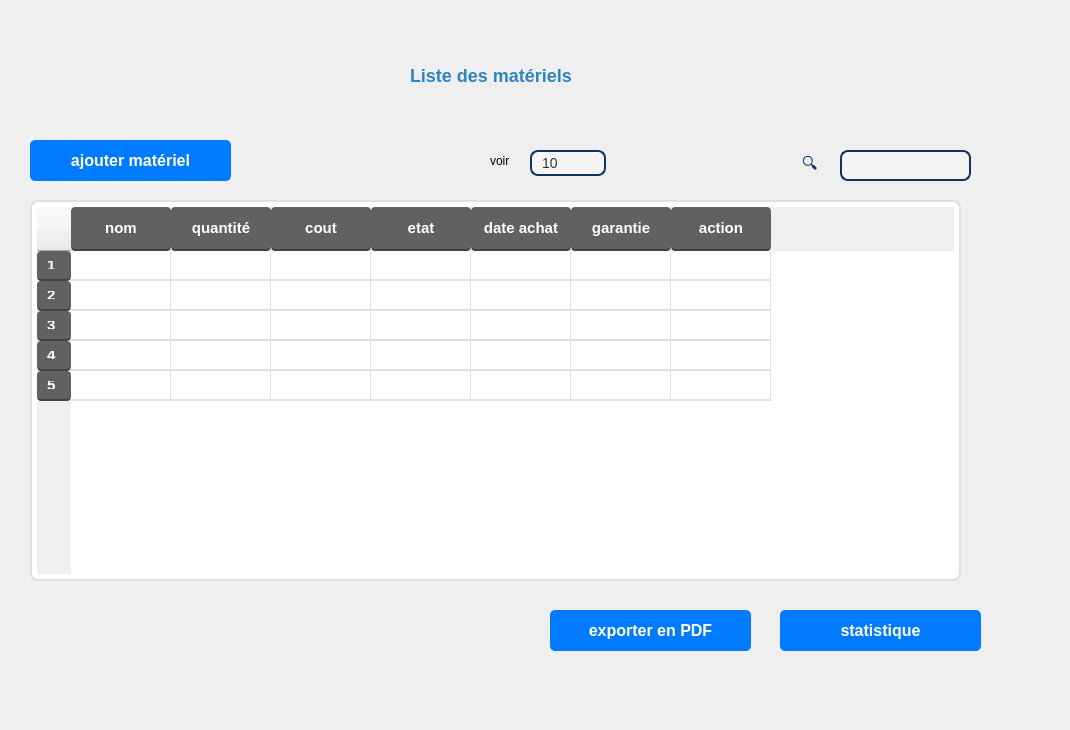
          <widget class="QWidget" name="page_9">
           <widget class="QWidget" name="maincontent_5" native="true">
            <property name="geometry">
             <rect>
              <x>-20</x>
              <y>10</y>
              <width>1061</width>
              <height>711</height>
             </rect>
            </property>
            <property name="sizePolicy">
             <sizepolicy hsizetype="Preferred" vsizetype="Preferred">
              <horstretch>10</horstretch>
              <verstretch>16</verstretch>
             </sizepolicy>
            </property>
            <property name="styleSheet">
             <string notr="true">QWidget#maincontent
 {
    background-color: white;
}
</string>
            </property>
            <widget class="QPushButton" name="pushButton_10">
             <property name="geometry">
              <rect>
               <x>570</x>
               <y>600</y>
               <width>201</width>
               <height>41</height>
              </rect>
             </property>
             <property name="styleSheet">
              <string notr="true">QPushButton {
    background-color: #007bff;  /* Bleu */
    color: white;
    border-radius: 5px;
    padding: 8px 15px;
    font-size: 12pt;
    font-weight: bold;
}

QPushButton:hover {
    background-color: #0056b3;  /* Bleu foncé au survol */
}

</string>
             </property>
             <property name="text">
              <string>exporter en PDF</string>
             </property>
            </widget>
            <widget class="QLabel" name="label_56">
             <property name="geometry">
              <rect>
               <x>810</x>
               <y>140</y>
               <width>81</width>
               <height>31</height>
              </rect>
             </property>
             <property name="styleSheet">
              <string notr="true">QLabel {
    font-size: 16px;
    color: #0f3460;
    padding-left: 8px;
}
</string>
             </property>
             <property name="text">
              <string>🔍</string>
             </property>
            </widget>
            <widget class="QLineEdit" name="lineEdit_24">
             <property name="geometry">
              <rect>
               <x>860</x>
               <y>140</y>
               <width>131</width>
               <height>31</height>
              </rect>
             </property>
             <property name="styleSheet">
              <string notr="true">QLineEdit {
    background-color: #f5f5f5;  /* Fond gris clair moderne */
    border: 2px solid #0f3460;  /* Bordure bleu foncé */
    border-radius: 8px;  /* Coins arrondis */
    padding: 8px 12px;  /* Espacement du texte */
    font-size: 14px;
    color: #333;  /* Couleur du texte */
}

QLineEdit:focus {
    border: 2px solid #e94560;  /* Bordure rouge clair quand on clique */
    background-color: white;  /* Fond blanc au focus */
}
</string>
             </property>
            </widget>
            <widget class="QLabel" name="label_57">
             <property name="geometry">
              <rect>
               <x>510</x>
               <y>140</y>
               <width>63</width>
               <height>21</height>
              </rect>
             </property>
             <property name="text">
              <string>voir </string>
             </property>
            </widget>
            <widget class="QComboBox" name="comboBox_4">
             <property name="geometry">
              <rect>
               <x>550</x>
               <y>140</y>
               <width>76</width>
               <height>26</height>
              </rect>
             </property>
             <property name="styleSheet">
              <string notr="true">QComboBox {
    background-color: #f5f5f5;  /* Fond gris clair */
    border: 2px solid #0f3460;  /* Bordure bleu foncé */
    border-radius: 8px;  /* Coins arrondis */
    padding: 5px 10px;  /* Espacement interne */
    font-size: 14px;
    color: #333;  /* Texte noir */
}

QComboBox::drop-down {
    border: none;
    background: transparent;
    width: 25px;
}

QComboBox::down-arrow {
    image: url(dropdown-icon.png);  /* Icône personnalisée */
    width: 16px;
    height: 16px;
}

QComboBox QAbstractItemView {
    background-color: white;
    border: 1px solid #0f3460;  /* Bordure bleu foncé */
    selection-background-color: #e94560;  /* Fond rouge clair au survol */
    selection-color: white;  /* Texte blanc */
    padding: 5px;
}
</string>
             </property>
             <item>
              <property name="text">
               <string>10</string>
              </property>
             </item>
             <item>
              <property name="text">
               <string>25</string>
              </property>
             </item>
             <item>
              <property name="text">
               <string>50</string>
              </property>
             </item>
             <item>
              <property name="text">
               <string>100</string>
              </property>
             </item>
            </widget>
            <widget class="QTableWidget" name="tableWidget_3">
             <property name="geometry">
              <rect>
               <x>50</x>
               <y>190</y>
               <width>931</width>
               <height>381</height>
              </rect>
             </property>
             <property name="styleSheet">
              <string notr="true">QTableWidget {
    background-color: #ffffff; /* Fond blanc pour un look épuré */
    border: 2px solid #e0e0e0; /* Bordure grise légère */
    gridline-color: #e0e0e0; /* Lignes de grille gris clair */
    selection-background-color: #757575; /* Couleur de sélection grise */
    selection-color: white; /* Texte en blanc sur la sélection */
    font-size: 14px; /* Taille du texte */
    border-radius: 8px; /* Coins arrondis pour le tableau */
    padding: 5px; /* Espace intérieur */
    alternate-background-color: #f5f5f5; /* Couleur alternative pour les lignes */
}

QHeaderView::section {
    background-color: #616161; /* En-têtes en gris foncé */
    color: white; /* Texte blanc */
    font-weight: bold;
    padding: 10px; /* Espacement dans les en-têtes */
    border: none; /* Supprimer les bordures par défaut */
    border-bottom: 2px solid #424242; /* Ligne de séparation sous l'en-tête */
    border-radius: 4px; /* Coins légèrement arrondis pour les en-têtes */
    font-size: 15px; /* Taille du texte des en-têtes */
}

QTableWidget::item {
    padding: 8px; /* Espacement dans les cellules */
    border-bottom: 1px solid #e0e0e0; /* Séparation douce des lignes */
}

QTableWidget::item:hover {
    background-color: #eeeeee; /* Couleur de survol gris clair */
}

QTableWidget::item:selected {
    background-color: #757575; /* Couleur de sélection grise */
    color: white; /* Texte en blanc sur la sélection */
}

QScrollBar:vertical {
    background-color: #ffffff; /* Fond de la barre de défilement */
    width: 12px; /* Largeur de la barre de défilement */
    margin: 0px 0px 0px 0px;
}

QScrollBar::handle:vertical {
    background-color: #757575; /* Couleur de la poignée grise */
    border-radius: 6px; /* Coins arrondis pour la poignée */
    min-height: 20px; /* Hauteur minimale de la poignée */
}

QScrollBar::add-line:vertical,
QScrollBar::sub-line:vertical {
    background: none; /* Supprimer les flèches de défilement */
}

QScrollBar::add-page:vertical,
QScrollBar::sub-page:vertical {
    background: none; /* Supprimer l'arrière-plan de la barre */
}</string>
             </property>
             <row/>
             <row/>
             <row/>
             <row/>
             <row/>
             <column>
              <property name="text">
               <string>nom</string>
              </property>
              <property name="font">
               <font>
                <family>Sans Serif Collection</family>
                <bold>true</bold>
                <stylestrategy>PreferDefault</stylestrategy>
                <hintingpreference>PreferDefaultHinting</hintingpreference>
               </font>
              </property>
              <property name="foreground">
               <brush brushstyle="SolidPattern">
                <color alpha="255">
                 <red>0</red>
                 <green>0</green>
                 <blue>0</blue>
                </color>
               </brush>
              </property>
             </column>
             <column>
              <property name="text">
               <string>quantité</string>
              </property>
              <property name="font">
               <font>
                <bold>true</bold>
               </font>
              </property>
              <property name="background">
               <color>
                <red>152</red>
                <green>152</green>
                <blue>152</blue>
               </color>
              </property>
             </column>
             <column>
              <property name="text">
               <string>cout</string>
              </property>
              <property name="font">
               <font>
                <bold>true</bold>
               </font>
              </property>
             </column>
             <column>
              <property name="text">
               <string>etat</string>
              </property>
              <property name="font">
               <font>
                <bold>true</bold>
               </font>
              </property>
             </column>
             <column>
              <property name="text">
               <string>date achat</string>
              </property>
              <property name="font">
               <font>
                <bold>true</bold>
               </font>
              </property>
             </column>
             <column>
              <property name="text">
               <string>garantie</string>
              </property>
              <property name="font">
               <font>
                <bold>true</bold>
               </font>
              </property>
             </column>
             <column>
              <property name="text">
               <string>action</string>
              </property>
              <property name="font">
               <font>
                <italic>false</italic>
                <bold>true</bold>
               </font>
              </property>
             </column>
             <item row="0" column="0">
              <property name="text">
               <string/>
              </property>
              <property name="foreground">
               <brush brushstyle="Dense1Pattern">
                <color alpha="255">
                 <red>155</red>
                 <green>144</green>
                 <blue>155</blue>
                </color>
               </brush>
              </property>
              <property name="icon">
               <iconset theme="QIcon::ThemeIcon::WeatherShowers"/>
              </property>
             </item>
             <item row="0" column="1">
              <property name="text">
               <string/>
              </property>
              <property name="font">
               <font>
                <strikeout>false</strikeout>
               </font>
              </property>
             </item>
             <item row="1" column="0">
              <property name="text">
               <string/>
              </property>
              <property name="font">
               <font>
                <italic>false</italic>
               </font>
              </property>
              <property name="background">
               <brush brushstyle="NoBrush">
                <color alpha="255">
                 <red>0</red>
                 <green>0</green>
                 <blue>0</blue>
                </color>
               </brush>
              </property>
              <property name="foreground">
               <brush brushstyle="NoBrush">
                <color alpha="255">
                 <red>0</red>
                 <green>0</green>
                 <blue>0</blue>
                </color>
               </brush>
              </property>
             </item>
            </widget>
            <widget class="QPushButton" name="pushButton_11">
             <property name="geometry">
              <rect>
               <x>800</x>
               <y>600</y>
               <width>201</width>
               <height>41</height>
              </rect>
             </property>
             <property name="styleSheet">
              <string notr="true">QPushButton {
    background-color: #007bff;  /* Bleu */
    color: white;
    border-radius: 5px;
    padding: 8px 15px;
    font-size: 12pt;
    font-weight: bold;
}

QPushButton:hover {
    background-color: #0056b3;  /* Bleu foncé au survol */
}
</string>
             </property>
             <property name="text">
              <string>statistique</string>
             </property>
            </widget>
            <widget class="QLabel" name="label_58">
             <property name="geometry">
              <rect>
               <x>430</x>
               <y>50</y>
               <width>191</width>
               <height>31</height>
              </rect>
             </property>
             <property name="styleSheet">
              <string notr="true">color: #2E86C1; /* Couleur du texte */
font-size: 18px; /* Taille de la police */
font-weight: bold; /* Texte en gras */</string>
             </property>
             <property name="text">
              <string>Liste des matériels</string>
             </property>
            </widget>
            <widget class="QPushButton" name="ajmateriel_5">
             <property name="geometry">
              <rect>
               <x>50</x>
               <y>130</y>
               <width>201</width>
               <height>41</height>
              </rect>
             </property>
             <property name="styleSheet">
              <string notr="true">QPushButton {
    background-color: #007bff;  /* Bleu */
    color: white;
    border-radius: 5px;
    padding: 8px 15px;
    font-size: 12pt;
    font-weight: bold;
}

QPushButton:hover {
    background-color: #0056b3;  /* Bleu foncé au survol */
}
</string>
             </property>
             <property name="text">
              <string>ajouter matériel</string>
             </property>
            </widget>
           </widget>
          </widget>
